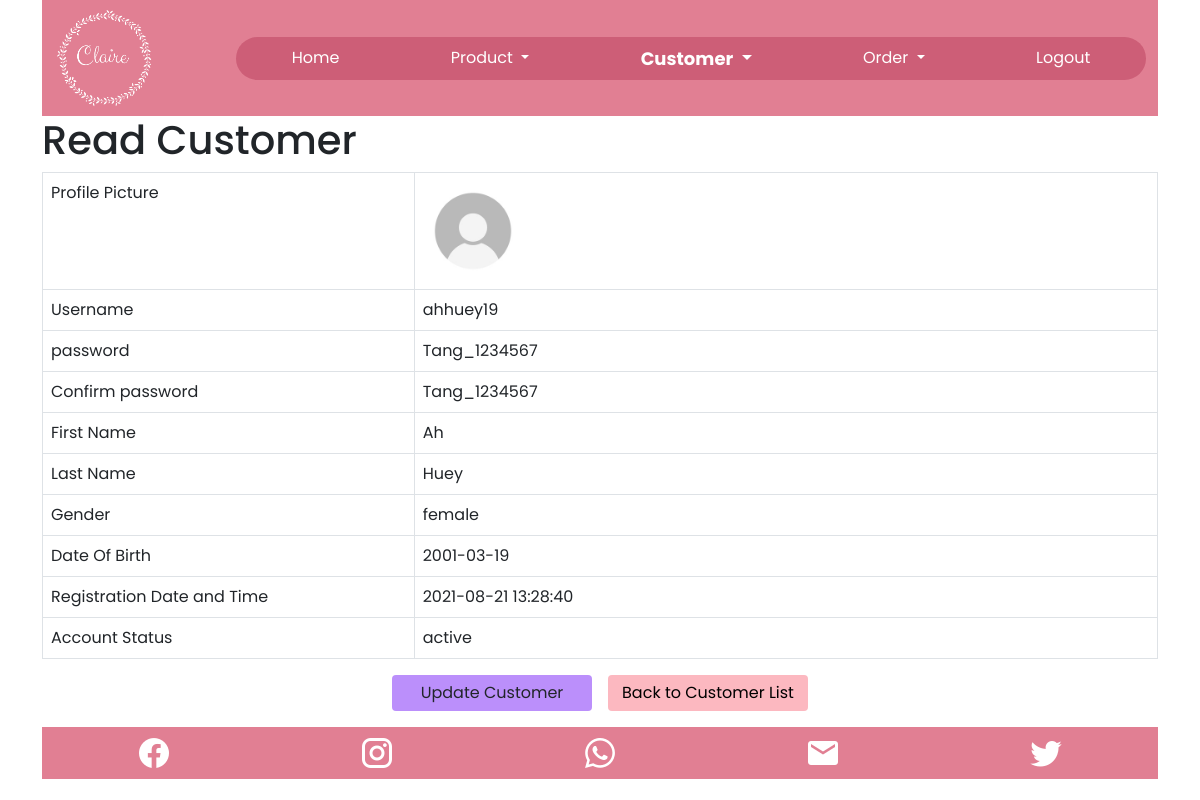
The page /customer_detail.php?cus_username=ahhuey19 (signed in) on the database its author committed.
### tables this page shows
CREATE TABLE IF NOT EXISTS `customers` (
  `profile_pic` varchar(100) DEFAULT NULL,
  `cus_username` varchar(15) NOT NULL,
  `password` varchar(15) NOT NULL,
  `confirmPassword` varchar(15) NOT NULL,
  `firstName` varchar(50) NOT NULL,
  `lastName` varchar(50) NOT NULL,
  `gender` enum('male','female') NOT NULL DEFAULT 'male',
  `dateOfBirth` date NOT NULL,
  `regdDateNTime` timestamp NOT NULL DEFAULT CURRENT_TIMESTAMP ON UPDATE CURRENT_TIMESTAMP,
  `accountStatus` enum('active','inactive') NOT NULL DEFAULT 'active',
  UNIQUE KEY `username` (`cus_username`)
);

### customer_detail.php (the view, shortened to what this page needs)
<!DOCTYPE HTML>
<html>
<head>
    <link href="https://cdn.jsdelivr.net/npm/bootstrap@5.0.1/dist/css/bootstrap.min.css" rel="stylesheet">
    <link href="css/general.css" rel="stylesheet">
    <link href="css/customer.css" rel="stylesheet">
    <link href="css/detail.css" rel="stylesheet">
</head>
<body>
    <div class="container">
        <?php
        include 'navigation.php';
        ?>
        <div class="page-header">
            <h1>Read Customer</h1>
        </div>
        <?php
        $cus_username = isset($_GET['cus_username']) ? $_GET['cus_username'] : die('ERROR: Customer record not found.');
        include 'config/database.php';
        try {
            $query = "SELECT * FROM customers WHERE cus_username = :cus_username";
            $stmt = $con->prepare($query);
            $stmt->bindParam(":cus_username", $cus_username);
            $stmt->execute();
            $row = $stmt->fetch(PDO::FETCH_ASSOC);
            $profile_pic = $row['profile_pic'];
            $cus_username = $row['cus_username'];
            $password = $row['password'];
            $confirmPassword = $row['confirmPassword'];
            $firstName = $row['firstName'];
            $lastName = $row['lastName'];
            $gender = $row['gender'];
            $dateOfBirth = $row['dateOfBirth'];
            $regdDateNTime = $row['regdDateNTime'];
            $accountStatus = $row['accountStatus'];
        } catch (PDOException $exception) {
            die('ERROR: ' . $exception->getMessage());
        }
        ?>
        <table class='table table-hover table-responsive table-bordered'>
            <tr>
                <td class="col-4">Profile Picture</td>
                <td>
                    <?php
                    echo "<div class='img-block'> ";
                    if ($profile_pic != "") {
                        echo "<img src= $profile_pic alt='' class='profile_image'/> ";
                    } else {
                        echo "No picture uploaded.";
                    }
                    ?>
                </td>
            </tr>
            <tr>
                <td>Username</td>
                <td><?php echo htmlspecialchars($cus_username, ENT_QUOTES);  ?></td>
            </tr>
            <tr>
                <td>password</td>
                <td><?php echo htmlspecialchars($password, ENT_QUOTES);  ?></td>
            </tr>
            <tr>
                <td>Confirm password</td>
                <td><?php echo htmlspecialchars($confirmPassword, ENT_QUOTES);  ?></td>
            </tr>
            <tr>
                <td>First Name</td>
                <td><?php echo htmlspecialchars($firstName, ENT_QUOTES);  ?></td>
            </tr>
            <tr>
                <td>Last Name</td>
                <td><?php echo htmlspecialchars($lastName, ENT_QUOTES);  ?></td>
            </tr>
            <tr>
                <td>Gender</td>
                <td><?php echo htmlspecialchars($gender, ENT_QUOTES);  ?></td>
            </tr>
            <tr>
                <td>Date Of Birth</td>
                <td><?php echo htmlspecialchars($dateOfBirth, ENT_QUOTES);  ?></td>
            </tr>
            <tr>
                <td>Registration Date and Time</td>
                <td><?php echo htmlspecialchars($regdDateNTime, ENT_QUOTES);  ?></td>
            </tr>
            <tr>
                <td>Account Status</td>
                <td><?php echo htmlspecialchars($accountStatus, ENT_QUOTES);  ?></td>
            </tr>
        </table>
        <div class="d-flex justify-content-center">
            <?php
            echo "<a href='customer_update.php?cus_username={$cus_username}' class='actionBtn updateBtn btn mb-3 mx-2'>Update Customer</a>";
            ?>
            <a href='customer_list.php' class='viewBtn btn mb-3 mx-2'>Back to Customer List</a>
        </div>
        <div class="footer bg-dark">
            <?php
            include 'footer.php';
            ?>
        </div>
    </div>
</body>
</html>

### css/general.css (style rules this page uses)
html, body { font-family: 'Poppins', sans-serif; }
.viewBtn { background-color: rgb(252, 184, 192); width: 200px; color: black; border: none; }

### css/customer.css (style rules this page uses)
.profile_image { width:100px; height:100px' }

### css/detail.css (style rules this page uses)
.updateBtn { background-color: rgb(187, 143, 251); width: 200px; border: none; }

### rows shown on the page
customers: profile_pic (placeholder picture), cus_username "ahhuey19", password "Tang_1234567", confirmPassword "Tang_1234567", firstName "Ah", lastName "Huey", gender "female", dateOfBirth "2001-03-19", regdDateNTime "2021-08-21 13:28:40", accountStatus "active"
